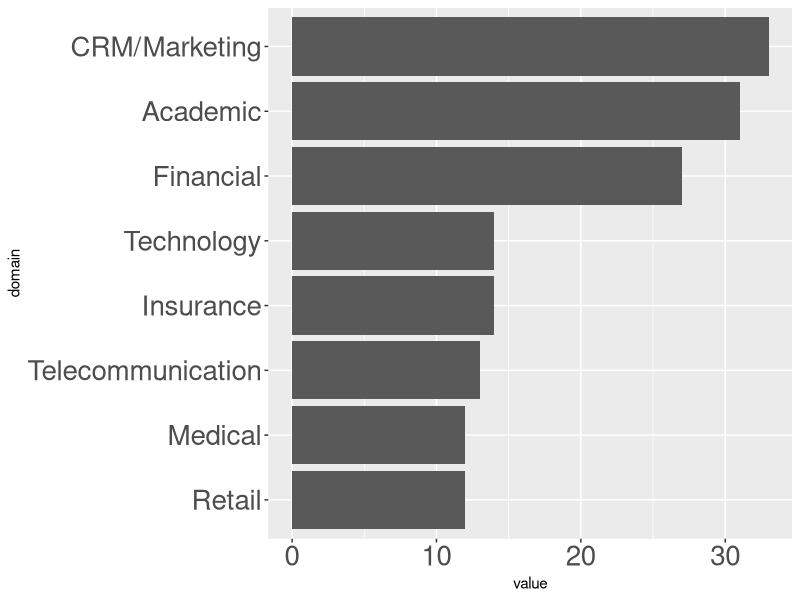
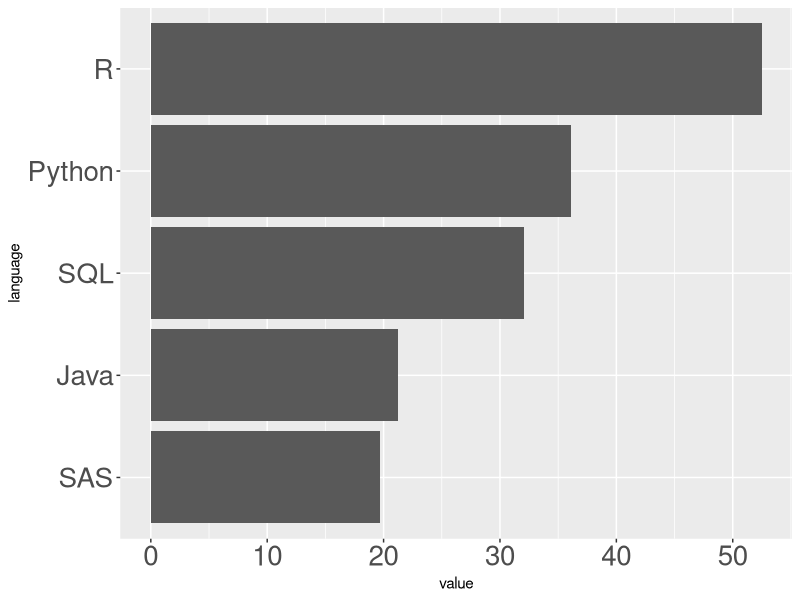
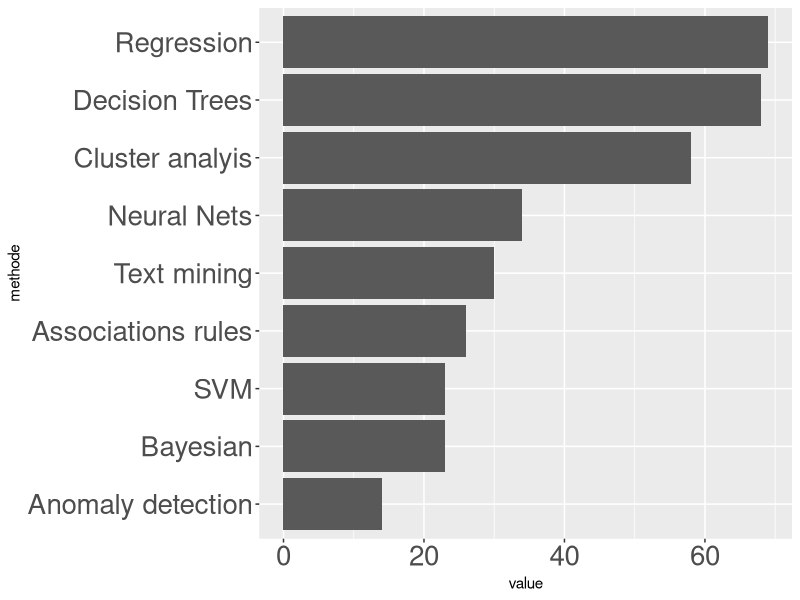

Recreate these plots in R, in order.
## ---- chunk 1
pal <- list()
pal$yellow <- "#FBCEB6"
pal$orange <- "#F39D01"
pal$red    <- "#FE5745"
pal$blue   <- "#7F7FCF"
pal$cyan   <- "#00B7BE"
## ---- chunk 2
library(ggplot2)
df <- data.frame(
  "domain" = c("CRM/Marketing","Academic","Financial","Insurance","Technology","Telecommunication","Retail","Medical"),
  "value" = c(33,31,27,14,14,13,12,12)
  )
df$domain = factor(df$domain,  levels = df$domain[order(df$value)])
ggplot(df, aes(x=domain, y=value)) + geom_bar(stat = "identity")  + coord_flip() + theme(axis.text.x = element_text(size = 20),axis.text.y = element_text(size = 20))
## ---- chunk 3
library(ggplot2)
df <- data.frame(
  "language" = c("R","Python","SQL","Java","SAS"),
  "value" = c(52.5,36.1,32.1,21.2,19.7)
  )
df$language = factor(df$language,  levels = df$language[order(df$value)])
ggplot(df, aes(x=language, y=value)) + geom_bar(stat = "identity")  + coord_flip() + theme(axis.text.x = element_text(size = 20),axis.text.y = element_text(size = 20))
## ---- chunk 4
library(ggplot2)
df <- data.frame(
  "methode" = c("Regression","Decision Trees","Cluster analyis","Neural Nets","Text mining","Associations rules","Bayesian","SVM","Anomaly detection"),
  "value" = c(69,68,58,34,30,26,23,23,14)
  )
df$methode = factor(df$methode,  levels = df$methode[order(df$value)])
ggplot(df, aes(x=methode, y=value)) + geom_bar(stat = "identity")  + coord_flip() + theme(axis.text.x = element_text(size = 20),axis.text.y = element_text(size = 20))
